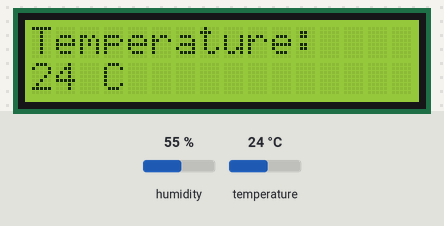
Simulated run of this sketch. Board: Arduino Uno, built with avr-gcc and run on an emulated ATmega328P. On the bench: 16×2 character LCD. Inputs (shaded band) come from the test bench; at power-on: temperature 24 °C, humidity 55 %. What the sketch prints to the serial monitor is not drawn.

Above: at 1.2 s.
1.3 s: temperature set to 12 °C
At 3.3 s:
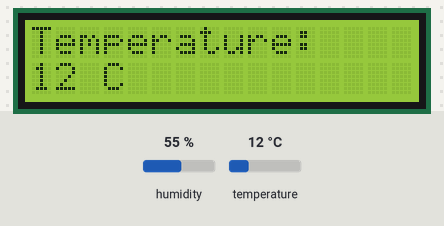
4.0 s: temperature set to 19 °C
At 5.3 s:
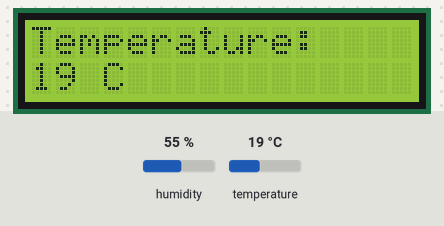
6.7 s: temperature set to 28 °C
At 9.1 s:
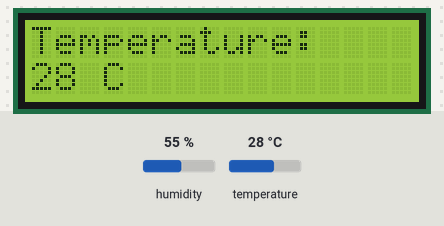
Timing chart, 0 to 10.6 s (numbered marks = the images above; inputs shaded):
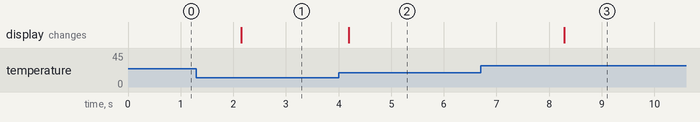

The sketch:

temperature.ino
```cpp
#include <Wire.h>  // TR: I2C haberleşme protokolü için gerekli kütüphane
                   // EN: Required library for I2C communication protocol

#include <hd44780.h>  // TR: LCD ekranlar için ana hd44780 kütüphanesi
                      // EN: Main hd44780 library for LCD displays

#include <hd44780ioClass/hd44780_I2Cexp.h>  // TR: I2C genişletici modüllü LCD sürücüsü
                                            // EN: LCD driver class for I2C expander modules

#include <DHT.h>  // TR: DHT sıcaklık ve nem sensörü kütüphanesi
                  // EN: DHT temperature and humidity sensor library

// DHT Sensör Ayarları / DHT Sensor Settings
#define DHTPIN 2       // TR: Sensörün bağlı olduğu dijital pin (Pin 2)
                       // EN: Digital pin where the sensor is connected (Pin 2)

#define DHTTYPE DHT11  // TR: Sensör tipini DHT11 olarak tanımlar
                       // EN: Defines the sensor type as DHT11

// TR: DHT sensör nesnesini verilen pin ve tipe göre oluşturur
// EN: Creates the DHT sensor object with specified pin and type
DHT dht(DHTPIN, DHTTYPE);

// TR: LCD nesnesini tanımlar (hd44780 adresi otomatik olarak tespit eder)
// EN: Defines the LCD object (hd44780 auto-detects the I2C address)
hd44780_I2Cexp lcd;

const int LCD_COLS = 16;  // TR: LCD ekranın sütun sayısı (16 karakter)
                          // EN: Number of columns on the LCD (16 characters)

const int LCD_ROWS = 2;   // TR: LCD ekranın satır sayısı (2 satır)
                          // EN: Number of rows on the LCD (2 rows)

void setup() {
  // TR: Seri haberleşmeyi 9600 baud hızıyla başlatır
  // EN: Initializes serial communication at 9600 baud rate
  Serial.begin(9600);

  // TR: DHT sensörünü veri okumak için başlatır
  // EN: Initializes the DHT sensor for reading data
  dht.begin();

  // TR: LCD'yi belirtilen boyutlarda başlatır ve bağlantı durumunu saklar
  // EN: Initializes the LCD with defined size and stores the connection status
  int status = lcd.begin(LCD_COLS, LCD_ROWS);

  // TR: 0 dışında bir değer dönerse bağlantı hatası var demektir
  // EN: If a value other than 0 is returned, it indicates a connection error
  if (status) {
    // TR: Hata durumunda Arduino üzerindeki dahili LED'i yakıp söndürür (sistemi kilitler)
    // EN: Blinks the built-in LED on Arduino in case of a fatal error (halts execution)
    hd44780::fatalError(status);
  }
}

void loop() {
  // TR: Sensörden sıcaklık değerini Celsius olarak okur
  // EN: Reads the temperature value from sensor in Celsius
  int sicaklik = dht.readTemperature();

  // TR: Sensörden nem değerini yüzde olarak okur
  // EN: Reads the humidity value from sensor as percentage
  int nem = dht.readHumidity();

  // TR: Okunan değerlerin sayı olup olmadığını kontrol et (isnan = is not a number)
  // EN: Checks if the read values are valid numbers (isnan = is not a number)
  if (isnan(sicaklik) || isnan(nem)) {
    // TR: Sensör okuma hatasını seri porta bildirir
    // EN: Reports sensor read error to the serial port
    Serial.println("DHT sensorunden veri okunamadi!");

    // TR: LCD ekranı temizler
    // EN: Clears the LCD screen
    lcd.clear();

    // TR: İmleci ilk satırın ilk karakterine konumlandırır (Satır 0, Sütun 0)
    // EN: Sets the cursor to the first row, first column (Row 0, Column 0)
    lcd.setCursor(0, 0);

    // TR: LCD ekrana hata mesajı yazdırır
    // EN: Prints error message on the LCD screen
    lcd.print("Sensor ERROR!");
  } else {
    // TR: Python kodunun okuyabileceği seri port metin formatını oluşturur
    // EN: Formats the serial output string to be parsed by Python
    String veri = "Temperature: " + String(sicaklik) + "\t humidity: %" + String(nem);

    // TR: Veriyi seri porta gönderir (Python bu satırı seri porttan yakalayacak)
    // EN: Sends data to serial port (Python will capture this line from serial)
    Serial.println(veri);

    // TR: LCD ekranı önceki içerikten temizler
    // EN: Clears previous content from the LCD screen
    lcd.clear();

    // TR: İmleci ilk satırın başına getirir
    // EN: Sets cursor to the beginning of the first line
    lcd.setCursor(0, 0);

    // TR: İlk satıra "Temperature: " başlığını yazar
    // EN: Prints "Temperature: " header on the first line
    lcd.print("Temperature: ");

    // TR: İmleci ikinci satırın başına getirir (Satır 1, Sütun 0)
    // EN: Sets cursor to the beginning of the second line (Row 1, Column 0)
    lcd.setCursor(0, 1);

    // TR: İkinci satıra sıcaklık değerini yazar
    // EN: Prints the temperature value on the second line
    lcd.print(sicaklik);

    // TR: Sıcaklık değerinin yanına " C" birimini ekler
    // EN: Appends " C" unit next to the temperature value
    lcd.print(" C");
  }

  // TR: DHT11 sensörünün kararlı okuma yapabilmesi için 2 saniye bekler
  // EN: Delays for 2 seconds to allow the DHT11 sensor to read stably
  delay(2000);
}
```

Measured:
- after the input at 1.3 s, the display: changes after 0.85 s (image 1)
- after the input at 4.0 s, the display: changes after 0.20 s (image 2)
- after the input at 6.7 s, the display: changes after 1.6 s (image 3)
